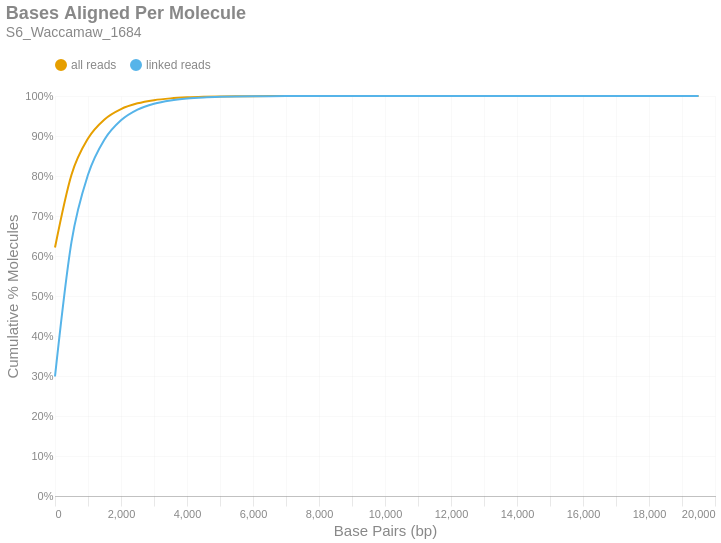

The notebook cell this image was saved under:
### Markdown cell above
### Bases Aligned Per Molecule
This is a cumulative frequency distribution showing the number of base pairs aligned per unique molecule. These data are shown in 500 bp bins. There are two distributions: one with `all reads` (yellow) and another with only `linked reads` (blue). The percent of molecules in the `linked reads` distribution is relative to the total number of linked molecules.

### Code cell
if SKIPLR:
    print_html(f"Skipped")
else:
    binned_df = consolidated_hist(valids['aligned_bp'], mask, 500, True)
    with SafeRender(binned_df):
        (
            density_plot(binned_df, 'Bases Aligned Per Molecule', samplename, 'basesper')
            .encode(
                x=alt.X('bin:Q', title="Base Pairs (bp)").axis(tickMinStep=500).scale(padding=0),
                y=alt.Y('value:Q', title='Cumulative % Molecules')
                    .axis(format='%')
                    .scale(domain = [0,1])
                    .stack(False),
                color=alt.Color("key:N").scale(domain = ["all reads", "linked reads"]),
                tooltip = [
                    alt.Tooltip("key:N", title = "Data Type"),
                    alt.Tooltip("range_label:N", title="Bases Aligned Per Molecule"),
                    alt.Tooltip("value:Q", format = ".2%", title="% Molecules (Cum.)")
                ]
            )
        ).display()

### Figure 1 — Vega-Lite specification as saved in the notebook (floating-point values rounded to 4 significant figures)
{"width": "container", "height": 400, "config": {"title": {"anchor": "start", "dy": -15, "fontSize": 18, "color": "#888888", "subtitleColor": "#888888", "subtitleFontSize": 14}, "arc": {"fill": "#0072B2"}, "axis": {"domainColor": "#888888", "domainWidth": 0.5, "gridWidth": 0.2, "grid": false, "titleFontWeight": 400, "titleFontSize": 15, "labelFontSize": 11, "labelColor": "#888888", "tickColor": "#888888", "tickWidth": 0.2, "titleColor": "#888888"}, "axisBand": {"grid": false}, "axisX": {"grid": true, "tickSize": 10, "domainCap": "round"}, "axisY": {"domain": false, "grid": true, "tickSize": 0, "domainCap": "round"}, "background": "transparent", "header": {"labelFontSize": 15, "labelColor": "#888888", "titleFontSize": 15, "titleFontWeight": 600, "titleColor": "#888888"}, "legend": {"labelFont": "sans-serif", "labelFontSize": 12, "labelColor": "#888888", "symbolSize": 100, "symbolType": "circle", "titleFontSize": 12, "titlePadding": 10, "titleColor": "#888888", "title": null, "orient": "top"}, "range": {"category": ["#E69F00", "#56B4E9", "#009E73", "#F0E442", "#0072B2", "#D55E00", "#CC79A7", "#000000"], "diverging": ["#cfe8f3", "#a2d4ec", "#73bfe2", "#46abdb", "#1696d2", "#12719e"]}, "area": {"fill": "#0072B2", "fillOpacity": 0.7, "line": true, "strokeOpacity": 0.7}, "line": {"color": "#0072B2", "stroke": "#0072B2", "strokeWidth": 2}, "trail": {"color": "#0072B2", "stroke": "#0072B2", "strokeWidth": 0, "size": 1}, "point": {"filled": true, "fillOpacity": 1.0, "size": 95}, "text": {"color": "#888888", "fontSize": 11, "align": "right", "fontWeight": 400, "size": 11}, "bar": {"fill": "#0072B2", "stroke": null}, "view": {"stroke": null, "continuousWidth": 660, "continuousHeight": 400}}, "data": {"name": "data-4154f78a38cadff82e1059bf7685be75"}, "mark": {"type": "line", "interpolate": "monotone", "point": {"opacity": 0, "size": 275}}, "encoding": {"color": {"field": "key", "scale": {"domain": ["all reads", "linked reads"]}, "type": "nominal"}, "tooltip": [{"field": "key", "title": "Data Type", "type": "nominal"}, {"field": "range_label", "title": "Bases Aligned Per Molecule", "type": "nominal"}, {"field": "value", "format": ".2%", "title": "% Molecules (Cum.)", "type": "quantitative"}], "x": {"axis": {"tickMinStep": 500}, "field": "bin", "scale": {"padding": 0}, "title": "Base Pairs (bp)", "type": "quantitative"}, "y": {"axis": {"format": "%"}, "field": "value", "scale": {"domain": [0, 1]}, "stack": false, "title": "Cumulative % Molecules", "type": "quantitative"}}, "params": [{"name": "param_c36ac31b6afebe62", "select": {"type": "point", "fields": ["key"]}, "bind": "legend"}], "title": {"text": "Bases Aligned Per Molecule", "subtitle": "S6_Waccamaw_1684"}, "transform": [{"fold": ["all reads (cumsum)", "linked reads (cumsum)"]}, {"calculate": "replace(datum.key, ' (cumsum)', '')", "as": "key"}, {"filter": {"param": "param_c36ac31b6afebe62"}}], "usermeta": {"embedOptions": {"downloadFileName": "S6_Waccamaw_1684.basesper"}}, "$schema": "https://vega.github.io/schema/vega-lite/v6.1.0.json", "datasets": {"data-4154f78a38cadff82e1059bf7685be75": [{"bin": "0.0", "interval": "0.0-500.0", "all reads": 0.6212, "linked reads": 0.2987, "all reads (cumsum)": 0.6212, "linked reads (cumsum)": 0.2987, "range_label": "0-499"}, {"bin": "500.0", "interval": "500.0-1000.0", "all reads": 0.1819, "linked reads": 0.3366, "all reads (cumsum)": 0.8031, "linked reads (cumsum)": 0.6353, "range_label": "500-999"}, {"bin": "1000.0", "interval": "1000.0-1500.0", "all reads": 0.09054, "linked reads": 0.1677, "all reads (cumsum)": 0.8937, "linked reads (cumsum)": 0.803, "range_label": "1000-1499"}, {"bin": "1500.0", "interval": "1500.0-2000.0", "all reads": 0.04768, "linked reads": 0.08833, "all reads (cumsum)": 0.9414, "linked reads (cumsum)": 0.8914, "range_label": "1500-1999"}, {"bin": "2000.0", "interval": "2000.0-2500.0", "all reads": 0.02588, "linked reads": 0.04795, "all reads (cumsum)": 0.9672, "linked reads (cumsum)": 0.9393, "range_label": "2000-2499"}, {"bin": "2500.0", "interval": "2500.0-3000.0", "all reads": 0.01442, "linked reads": 0.02671, "all reads (cumsum)": 0.9817, "linked reads (cumsum)": 0.966, "range_label": "2500-2999"}, {"bin": "3000.0", "interval": "3000.0-3500.0", "all reads": 0.00797, "linked reads": 0.01476, "all reads (cumsum)": 0.9896, "linked reads (cumsum)": 0.9808, "range_label": "3000-3499"}, {"bin": "3500.0", "interval": "3500.0-4000.0", "all reads": 0.004432, "linked reads": 0.008211, "all reads (cumsum)": 0.9941, "linked reads (cumsum)": 0.989, "range_label": "3500-3999"}, {"bin": "4000.0", "interval": "4000.0-4500.0", "all reads": 0.002529, "linked reads": 0.004686, "all reads (cumsum)": 0.9966, "linked reads (cumsum)": 0.9937, "range_label": "4000-4499"}, {"bin": "4500.0", "interval": "4500.0-5000.0", "all reads": 0.001423, "linked reads": 0.002636, "all reads (cumsum)": 0.998, "linked reads (cumsum)": 0.9963, "range_label": "4500-4999"}, {"bin": "5000.0", "interval": "5000.0-5500.0", "all reads": 0.0008374, "linked reads": 0.001551, "all reads (cumsum)": 0.9989, "linked reads (cumsum)": 0.9979, "range_label": "5000-5499"}, {"bin": "5500.0", "interval": "5500.0-6000.0", "all reads": 0.0004778, "linked reads": 0.0008852, "all reads (cumsum)": 0.9993, "linked reads (cumsum)": 0.9988, "range_label": "5500-5999"}, {"bin": "6000.0", "interval": "6000.0-6500.0", "all reads": 0.0002696, "linked reads": 0.0004995, "all reads (cumsum)": 0.9996, "linked reads (cumsum)": 0.9993, "range_label": "6000-6499"}, {"bin": "6500.0", "interval": "6500.0-7000.0", "all reads": 0.0001522, "linked reads": 0.000282, "all reads (cumsum)": 0.9998, "linked reads (cumsum)": 0.9996, "range_label": "6500-6999"}, {"bin": "7000.0", "interval": "7000.0-7500.0", "all reads": 8.995e-05, "linked reads": 0.0001666, "all reads (cumsum)": 0.9998, "linked reads (cumsum)": 0.9997, "range_label": "7000-7499"}, {"bin": "7500.0", "interval": "7500.0-8000.0", "all reads": 5.997e-05, "linked reads": 0.0001111, "all reads (cumsum)": 0.9999, "linked reads (cumsum)": 0.9998, "range_label": "7500-7999"}, {"bin": "8000.0", "interval": "8000.0-8500.0", "all reads": 3.271e-05, "linked reads": 6.059e-05, "all reads (cumsum)": 0.9999, "linked reads (cumsum)": 0.9999, "range_label": "8000-8499"}, {"bin": "8500.0", "interval": "8500.0-9000.0", "all reads": 2.202e-05, "linked reads": 4.078e-05, "all reads (cumsum)": 1.0, "linked reads (cumsum)": 0.9999, "range_label": "8500-8999"}, {"bin": "9000.0", "interval": "9000.0-9500.0", "all reads": 1.363e-05, "linked reads": 2.525e-05, "all reads (cumsum)": 1.0, "linked reads (cumsum)": 1.0, "range_label": "9000-9499"}, {"bin": "9500.0", "interval": "9500.0-10000.0", "all reads": 9.016e-06, "linked reads": 1.67e-05, "all reads (cumsum)": 1.0, "linked reads (cumsum)": 1.0, "range_label": "9500-9999"}, {"bin": "10000.0", "interval": "10000.0-10500.0", "all reads": 3.984e-06, "linked reads": 7.38e-06, "all reads (cumsum)": 1.0, "linked reads (cumsum)": 1.0, "range_label": "10000-10499"}, {"bin": "10500.0", "interval": "10500.0-11000.0", "all reads": 3.145e-06, "linked reads": 5.826e-06, "all reads (cumsum)": 1.0, "linked reads (cumsum)": 1.0, "range_label": "10500-10999"}, {"bin": "11000.0", "interval": "11000.0-11500.0", "all reads": 2.306e-06, "linked reads": 4.272e-06, "all reads (cumsum)": 1.0, "linked reads (cumsum)": 1.0, "range_label": "11000-11499"}, {"bin": "11500.0", "interval": "11500.0-12000.0", "all reads": 6.29e-07, "linked reads": 1.165e-06, "all reads (cumsum)": 1.0, "linked reads (cumsum)": 1.0, "range_label": "11500-11999"}, {"bin": "12000.0", "interval": "12000.0-12500.0", "all reads": 1.468e-06, "linked reads": 2.719e-06, "all reads (cumsum)": 1.0, "linked reads (cumsum)": 1.0, "range_label": "12000-12499"}, {"bin": "12500.0", "interval": "12500.0-13000.0", "all reads": 8.387e-07, "linked reads": 1.554e-06, "all reads (cumsum)": 1.0, "linked reads (cumsum)": 1.0, "range_label": "12500-12999"}, {"bin": "13000.0", "interval": "13000.0-13500.0", "all reads": 2.097e-07, "linked reads": 3.884e-07, "all reads (cumsum)": 1.0, "linked reads (cumsum)": 1.0, "range_label": "13000-13499"}, {"bin": "13500.0", "interval": "13500.0-14000.0", "all reads": 4.193e-07, "linked reads": 7.768e-07, "all reads (cumsum)": 1.0, "linked reads (cumsum)": 1.0, "range_label": "13500-13999"}, {"bin": "14000.0", "interval": "14000.0-14500.0", "all reads": 0.0, "linked reads": 0.0, "all reads (cumsum)": 1.0, "linked reads (cumsum)": 1.0, "range_label": "14000-14499"}, {"bin": "14500.0", "interval": "14500.0-15000.0", "all reads": 2.097e-07, "linked reads": 3.884e-07, "all reads (cumsum)": 1.0, "linked reads (cumsum)": 1.0, "range_label": "14500-14999"}, {"bin": "15000.0", "interval": "15000.0-15500.0", "all reads": 2.097e-07, "linked reads": 3.884e-07, "all reads (cumsum)": 1.0, "linked reads (cumsum)": 1.0, "range_label": "15000-15499"}, {"bin": "15500.0", "interval": "15500.0-16000.0", "all reads": 0.0, "linked reads": 0.0, "all reads (cumsum)": 1.0, "linked reads (cumsum)": 1.0, "range_label": "15500-15999"}, {"bin": "16000.0", "interval": "16000.0-16500.0", "all reads": 0.0, "linked reads": 0.0, "all reads (cumsum)": 1.0, "linked reads (cumsum)": 1.0, "range_label": "16000-16499"}, {"bin": "16500.0", "interval": "16500.0-17000.0", "all reads": 0.0, "linked reads": 0.0, "all reads (cumsum)": 1.0, "linked reads (cumsum)": 1.0, "range_label": "16500-16999"}, {"bin": "17000.0", "interval": "17000.0-17500.0", "all reads": 0.0, "linked reads": 0.0, "all reads (cumsum)": 1.0, "linked reads (cumsum)": 1.0, "range_label": "17000-17499"}, {"bin": "17500.0", "interval": "17500.0-18000.0", "all reads": 0.0, "linked reads": 0.0, "all reads (cumsum)": 1.0, "linked reads (cumsum)": 1.0, "range_label": "17500-17999"}, {"bin": "18000.0", "interval": "18000.0-18500.0", "all reads": 0.0, "linked reads": 0.0, "all reads (cumsum)": 1.0, "linked reads (cumsum)": 1.0, "range_label": "18000-18499"}, {"bin": "18500.0", "interval": "18500.0-19000.0", "all reads": 0.0, "linked reads": 0.0, "all reads (cumsum)": 1.0, "linked reads (cumsum)": 1.0, "range_label": "18500-18999"}, {"bin": "19000.0", "interval": "19000.0-19500.0", "all reads": 0.0, "linked reads": 0.0, "all reads (cumsum)": 1.0, "linked reads (cumsum)": 1.0, "range_label": "19000-19499"}, {"bin": "19500.0", "interval": "19500.0-20000.0", "all reads": 2.097e-07, "linked reads": 3.884e-07, "all reads (cumsum)": 1.0, "linked reads (cumsum)": 1.0, "range_label": "19500-19999"}]}}
